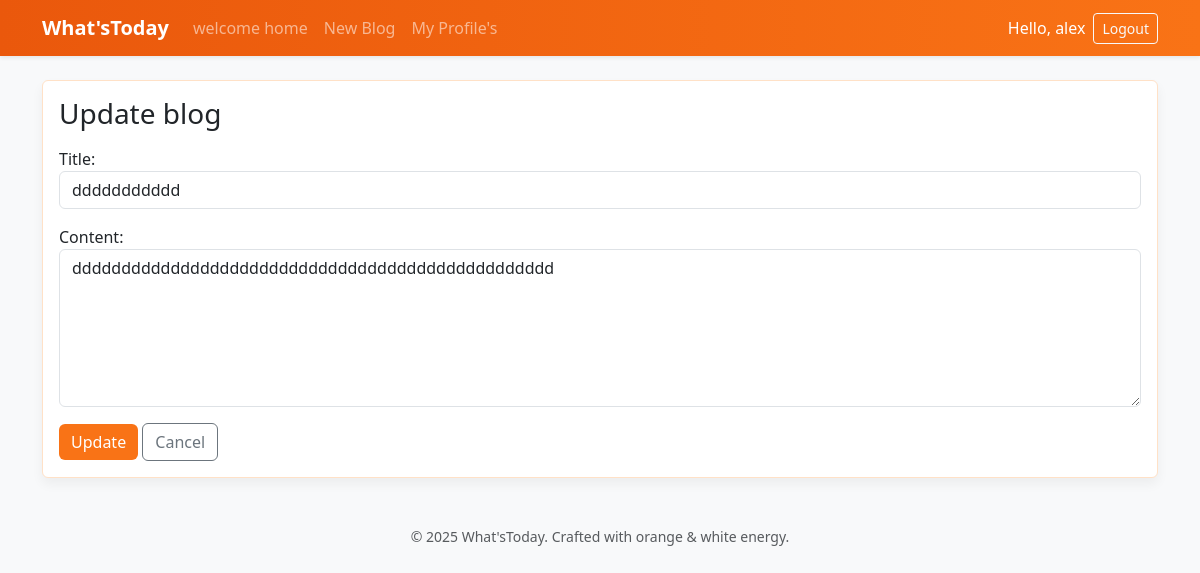
Screenshot of /post/1/edit/ (signed in) with the database file from the repository.
### core/models.py (models this page shows, shortened)
class BlogPost(models.Model):
    title = models.CharField(max_length=150)
    content = models.TextField()
    author = models.ForeignKey(
        settings.AUTH_USER_MODEL, on_delete=models.CASCADE, related_name="posts"
    )
    created_at = models.DateTimeField(default=timezone.now)
    updated_at = models.DateTimeField(auto_now=True)
    class Meta:
        ordering = ["-created_at"]

### core/views.py (the view)
# urls.py: path("post/<int:pk>/edit/", views.post_update, name="post_update"),
@login_required
def post_update(request: HttpRequest, pk: int) -> HttpResponse:
    post = get_object_or_404(BlogPost, pk=pk, author=request.user)
    if request.method == "POST":
        form = PostForm(request.POST, instance=post)
        if form.is_valid():
            form.save()
            messages.success(request, "Blog updated.")
            return redirect("post_detail", pk=post.pk)
    else:
        form = PostForm(instance=post)
    return render(request, "core/post_form.html", {"form": form, "action": "Update"})

### core/forms.py
class PostForm(forms.ModelForm):
    class Meta:
        model = BlogPost
        fields = ("title", "content")
        widgets = {
            "title": forms.TextInput(attrs={"class": "form-control"}),
            "content": forms.Textarea(
                attrs={"rows": 6, "class": "form-control", "placeholder": "Write your story..."}
            ),
        }

### templates/core/post_form.html (shortened to what this page needs)
{% extends "base.html" %}
{% block content %}
<div class="card">
    <div class="card-body">
        <h3 class="card-title mb-3">{{ action }} blog</h3>
        <form method="post">
            {{ form.as_p }}
            <button class="btn btn-orange" type="submit">{{ action }}</button>
            <a class="btn btn-outline-secondary" href="{% url 'home' %}">Cancel</a>
        </form>
    </div>
</div>
{% endblock %}

### templates/base.html (shortened to what this page needs)
{% load static %}
<!DOCTYPE html>
<html lang="en">
<head>
    <link rel="stylesheet"
          href="https://cdn.jsdelivr.net/npm/bootstrap@5.3.3/dist/css/bootstrap.min.css">
    <link rel="stylesheet" href="{% static 'css/styles.css' %}?v={{ STATIC_VERSION|default:1 }}">
</head>
<body class="bg-light">
    <nav class="navbar navbar-expand-lg navbar-dark bg-orange shadow-sm">
        <div class="container">
            <a class="navbar-brand fw-bold" href="{% url 'home' %}">What'sToday</a>
            <div class="collapse navbar-collapse" id="navbarNav">
                <ul class="navbar-nav me-auto mb-2 mb-lg-0">
                    <li class="nav-item"><a class="nav-link" href="{% url 'home' %}">welcome home</a></li>
                    {% if user.is_authenticated %}
                        <li class="nav-item"><a class="nav-link" href="{% url 'post_create' %}">New Blog</a></li>
                        <li class="nav-item"><a class="nav-link" href="{% url 'profile_detail' user.username %}">My Profile's</a></li>
                    {% endif %}
                </ul>
                <ul class="navbar-nav ms-auto">
                    {% if user.is_authenticated %}
                        <li class="nav-item d-flex align-items-center text-white me-2">
                            Hello, {{ user.username }}
                        </li>
                        <li class="nav-item">
                            <a class="btn btn-outline-light btn-sm" href="{% url 'logout' %}">Logout</a>
                        </li>
                    {% endif %}
                </ul>
            </div>
        </div>
    </nav>
    <main class="container py-4">
        {% block content %}{% endblock %}
    </main>
    <footer class="text-center py-4 text-muted small">
        © 2025 What'sToday. Crafted with orange & white energy.
    </footer>
</body>
</html>

### static/css/styles.css (style rules this page uses)
:root { --orange: #f97316; --orange-dark: #ea580c; --cream: #fff7ed; }
body { background: var(--cream); color: #1f2937; }
.bg-orange { background: linear-gradient(90deg, var(--orange-dark), var(--orange)); }
.card { border: 1px solid #ffe1c7; box-shadow: 0 6px 12px rgba(0, 0, 0, 0.05); }
.btn-orange { background: var(--orange); border: none; color: #fff; }

### rows the page displays
BlogPost: title "ddddddddddd", content "ddddddddddddddddddddddddddddddddddddddddddddddddd"

### other values shown
{{ user.username }} "alex"
{{ action }} "Update"
